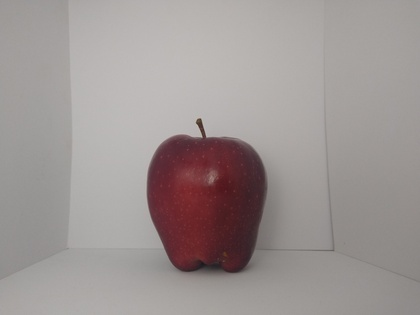
%> input picture Practica1/Images/Manzana1.jpg, 420 x 315 px, shrunk from 4608 x 3456 before the run; its folder holds only this picture in this run
$ octave --eval "ImageToModel;"   (GNU Octave 9; MATLAB toolbox functions it lacks are replaced by stand-ins)
%> lines starting %> are read from the running program, lines starting %| are printed output that depends on the picture; in (x1, y1, x2, y2) boxes, pixels count from 0 and x2, y2 are one past the last pixel; in counts of white or black regions, pixels touching at a corner belong together; the program's own positions count from 1
### Practica1/binarize.m
function [img_binary] = binarize(img, background)
    % Binariza una imagen
    % img = imagen en RGB
    % background = debe ser 'black' o 'white' para binarizar correctamente
    % la imagen

    img = im2double(img);
    img_r = img(:,:,1);
    img_b = img(:,:,3);

    if strcmp(background, 'white')
        img_binary = imcomplement(imbinarize(img_b));
    elseif strcmp(background, 'black')
        img_binary = imbinarize(img_r);
    else
        error('Introduce black o white como argumento para background');
    end

    % Elemento estructurante para operaciones morfologicas
    se = strel('disk',18,8);
    % Operaciones morfologicas
    img_binary = imerode(img_binary, se);
    img_binary = bwareaopen(img_binary, 5000);
    img_binary = imdilate(img_binary, se);
    img_binary = imfill(img_binary, 'holes');

end

### Practica1/FindMaxValueInImage.m
function [column] = FindmaxRow(image)

    %Get size of image
    [m,n] = size(image);
    %Variables for Row register
    isMaxRow = 0;
    maxRow = 0;
    %Variable for Column register
    isMaxColumn = 0;
    maxColumn = 0;

    for i=1:m
       contador = 0;
       for j=1:n
           %Variable with value for Row
           valRow = image(i,j);
           %If value is 1 add to counter one byte
           if valRow == 1
               contador = contador + 1;
           end
       end
       %Save counter in isMaxRow
       isMaxRow = contador;
       %Check if isMaxRow is greater than maxRow if it is update column
       if isMaxRow >= maxRow
            maxRow = isMaxRow;
            column = maxRow;
       end
    end
end

### Practica1/ImageToModel.m
function [] = ImageToModel()

    path_directory = 'Images\';
    %Create path directory with files to search
    Files=dir([path_directory '\*.jpg']);

    for k=1:length(Files)

        %Maximize window figures
        figure('units','normalized','outerposition',[0 0 1 1])

        %Concat directory and files
        currentfilename = strcat(path_directory,Files(k).name);
        %Display name of interactive file
        disp(Files(k).name)

        %Read file
        currentimage = imread(currentfilename);
%> currentimage is the input picture: size 315x420x3 uint8; mean R, G, B 157.7, 149.5, 148

        %Convert RGB images
        R = currentimage(:, :, 1);
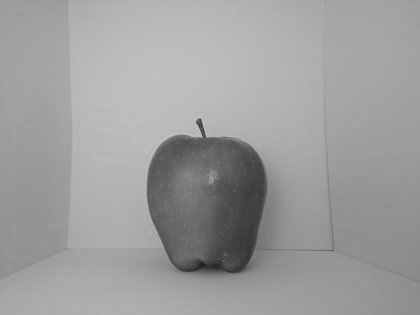
%> R: size 315x420 uint8; min 30, max 199, mean 157.7
        G = currentimage(:, :, 2);
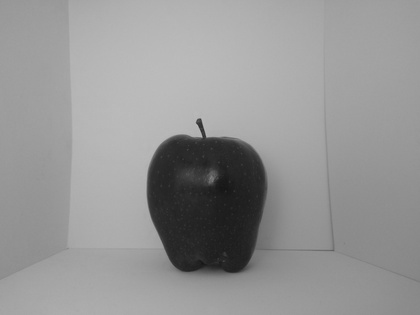
%> G: size 315x420 uint8; min 20, max 188, mean 149.5
        B = currentimage(:, :, 3);

       %Apply one filter or other according to name file
        if (contains(Files(k).name, 'Manzana'))
            currentimage_Gray = binarize(currentimage, 'white');
%> in binarize, `img_binary = imcomplement(imbinarize(img_b));`:
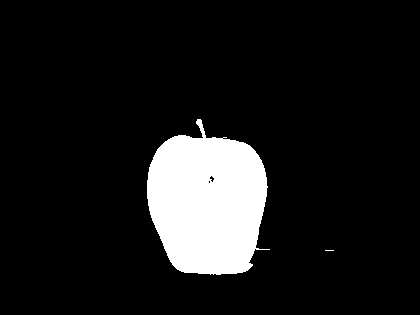
%> img_binary: size 315x420 logical; 10.6% white; 2 white regions (1 under 20 px), largest, box (x1, y1, x2, y2) and area: (147, 119, 270, 275) 14000
%> in binarize, `img_binary = imerode(img_binary, se);`:
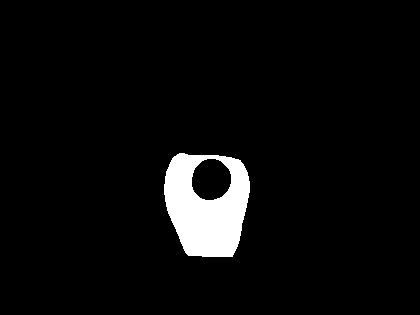
%> img_binary: size 315x420 logical; 4.6% white; 1 white region, box (x1, y1, x2, y2) and area: (164, 153, 250, 257) 6076
%> in binarize, `img_binary = imdilate(img_binary, se);`:
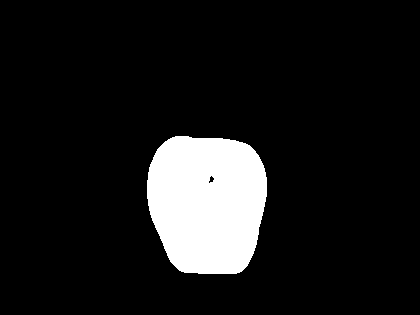
%> img_binary: size 315x420 logical; 10.4% white; 1 white region, box (x1, y1, x2, y2) and area: (147, 136, 267, 274) 13815
%> in binarize, `img_binary = imfill(img_binary, 'holes');`: img_binary: size 315x420 logical; 10.5% white; 1 white region, box (x1, y1, x2, y2) and area: (147, 136, 267, 274) 13835
        else
            currentimage_Gray = binarize(currentimage, 'black');
        end

        disp(FindMaxValueInImage(currentimage_Gray));
%> after the loop in FindmaxRow, `for i=1:m`: column = 120
%| 120

        %Show images
        subplot(2,4,1);
        imshow(currentimage); title('Original Image');
        subplot(2,4,2);
        imshow(R); title('Red Layer');
        subplot(2,4,3);
        imshow(G); title('Green Layer');
        subplot(2,4,4);
        imshow(B); title('Blue Layer');
        subplot(2,4,5);
        imshow(currentimage_Gray); title('Model');

    end
end
